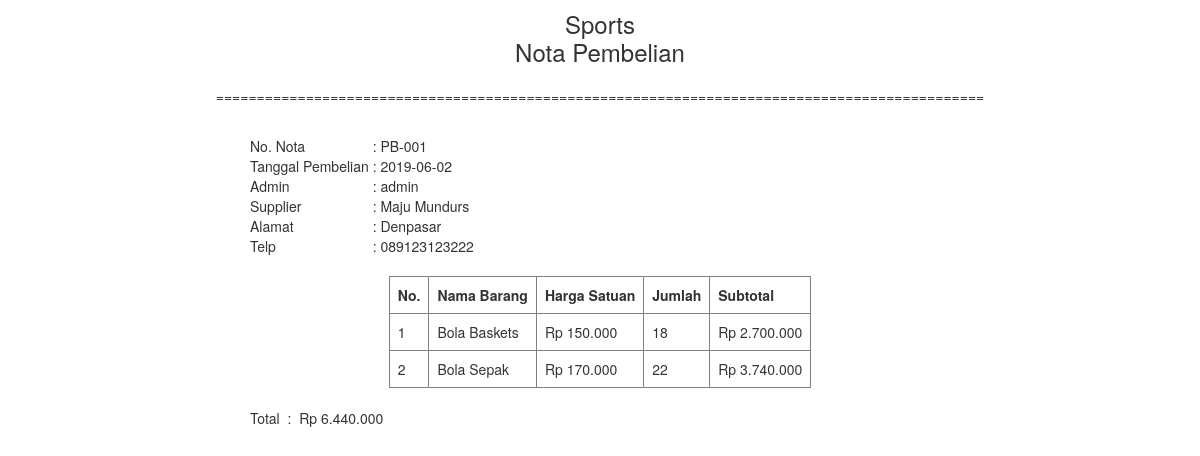
/pages/laporan/nota_pembelian.php?nota=PB-001, run on the app's committed database.
### tables this page shows
CREATE TABLE `pembelian` (
  `id_pembelian` varchar(15) NOT NULL,
  `tgl_pembelian` date NOT NULL,
  `id_user` int(11) NOT NULL,
  `id_supplier` int(11) NOT NULL,
  `total_qty` int(11) NOT NULL,
  `total_belanja` bigint(20) NOT NULL
);

CREATE TABLE `user` (
  `id_user` int(11) NOT NULL,
  `nama_user` varchar(100) NOT NULL,
  `username` varchar(25) NOT NULL,
  `password` varchar(25) NOT NULL
);

CREATE TABLE `supplier` (
  `id_supplier` int(11) NOT NULL,
  `nama_supplier` varchar(100) NOT NULL,
  `no_telp` varchar(13) NOT NULL,
  `alamat` text NOT NULL
);

CREATE TABLE `detail_pembelian` (
  `id_det_beli` int(11) NOT NULL,
  `id_pembelian` varchar(15) NOT NULL,
  `id_barang` int(11) NOT NULL,
  `harga_satuan_beli` bigint(20) NOT NULL,
  `qty_beli` int(11) NOT NULL,
  `subtotal_beli` bigint(20) NOT NULL
);

CREATE TABLE `barang` (
  `id_barang` int(11) NOT NULL,
  `nama_barang` varchar(100) NOT NULL,
  `id_kategori` int(11) NOT NULL,
  `stok` int(11) NOT NULL,
  `harga_beli` bigint(20) NOT NULL,
  `harga_jual` bigint(20) NOT NULL
);

### pages/laporan/nota_pembelian.php (the view, shortened to what this page needs)
<!DOCTYPE html>
<html>
	<head>
		<link rel="stylesheet" href="../../assets/bootstrap/css/bootstrap.min.css">
	</head>
	<body>
		<?php
		include '../connect/connection.php';
		$nota = $_GET['nota'];
		$sql_detail = $connect->query("SELECT pembelian.*, user.*, supplier.*
		from pembelian
		JOIN user on pembelian.id_user = user.id_user
		JOIN supplier on pembelian.id_supplier = supplier.id_supplier
		where id_pembelian='$nota'
		");
		$data_detail = $sql_detail->fetch(PDO::FETCH_OBJ);
		$id_po = $data_detail->id_pembelian;
		$tgl_beli = $data_detail->tgl_pembelian;
		$supplier = $data_detail->nama_supplier;
		$alamat = $data_detail->alamat;
		$telp = $data_detail->no_telp;
		$admin = $data_detail->nama_user;
		$total_pembelian = $data_detail->total_belanja;
		?>
		<div style="width: 1000px; margin: 0 auto;">
			<div class="row">
				<div class="col-md-6">
					<center>
					<h3 style="line-height: 8px">Sports</h3>
					<h3 style="line-height: 8px">Nota Pembelian</h3>
					</center>
				</div>
			</div>
			<br>
			<center>
			<p>==============================================================================================</p>
			</center>
			<br>
			<div style="margin-left: 15%">
				<table >
					<tr>
						<td>No. Nota</td>
						<td>&nbsp;:&nbsp;</td>
						<td><?php echo $id_po; ?></td>
					</tr>
					<tr>
						<td>Tanggal Pembelian</td>
						<td>&nbsp;:&nbsp;</td>
						<td><?php echo $tgl_beli; ?></td>
					</tr>
					<tr>
						<td>Admin</td>
						<td>&nbsp;:&nbsp;</td>
						<td><?php echo $admin; ?></td>
					</tr>
					<tr>
						<td>Supplier</td>
						<td>&nbsp;:&nbsp;</td>
						<td><?php echo $supplier; ?></td>
					</tr>
					<tr>
						<td>Alamat</td>
						<td>&nbsp;:&nbsp;</td>
						<td><?php echo $alamat; ?></td>
					</tr>
					<tr>
						<td>Telp</td>
						<td>&nbsp;:&nbsp;</td>
						<td><?php echo $telp; ?></td>
					</tr>
				</table>
			</div>
			<br>
			<center>
			<table border="1">
				<thead>
					<tr>
						<th style="padding: 8px;">No.</th>
						<th style="padding: 8px;">Nama Barang</th>
						<th style="padding: 8px;">Harga Satuan</th>
						<th style="padding: 8px;">Jumlah</th>
						<th style="padding: 8px;">Subtotal</th>
					</tr>
				</thead>
				<tbody>
					<?php
					$no = 1;
					$sql_barang = $connect->query("SELECT detail_pembelian.*, barang.*
					from detail_pembelian
					JOIN barang on detail_pembelian.id_barang = barang.id_barang
					where id_pembelian='$id_po'
					");
					while ($data_barang = $sql_barang->fetch(PDO::FETCH_OBJ)) { ?>
					<tr>
						<td style="padding: 8px;"><?php echo $no++; ?></td>
						<td style="padding: 8px;"><?php echo $data_barang->nama_barang; ?></td>
						<td style="padding: 8px;"><?php echo "Rp " . number_format($data_barang->harga_satuan_beli,0,',','.'); ?></td>
						<td style="padding: 8px;"><?php echo $data_barang->qty_beli; ?></td>
						<td style="padding: 8px; text-align: right;"><?php echo "Rp " . number_format($data_barang->subtotal_beli,0,',','.'); ?></td>
					</tr>
					<?php } ?>
				</tbody>
			</table>
			</center>
			<br>
			<div style="margin-left: 15%">
				<table>
					<tr>
						<td>Total</td>
						<td>&nbsp; : &nbsp;</td>
						<td style="text-align: right;"><?php echo "Rp " . number_format($total_pembelian,0,',','.'); ?></td>
					</tr>
				</table>
			</div>
		</div>
	</body>
</html>

### data on the page
pembelian: id_pembelian "PB-001", tgl_pembelian "2019-06-02", id_user.nama_user "admin", id_supplier.nama_supplier "Maju Mundurs", id_supplier.alamat "Denpasar", id_supplier.no_telp "089123123222", total_belanja "6.440.000"
detail_pembelian: id_barang.nama_barang "Bola Baskets", harga_satuan_beli "150.000", qty_beli "18", subtotal_beli "2.700.000"
detail_pembelian: id_barang.nama_barang "Bola Sepak", harga_satuan_beli "170.000", qty_beli "22", subtotal_beli "3.740.000"
